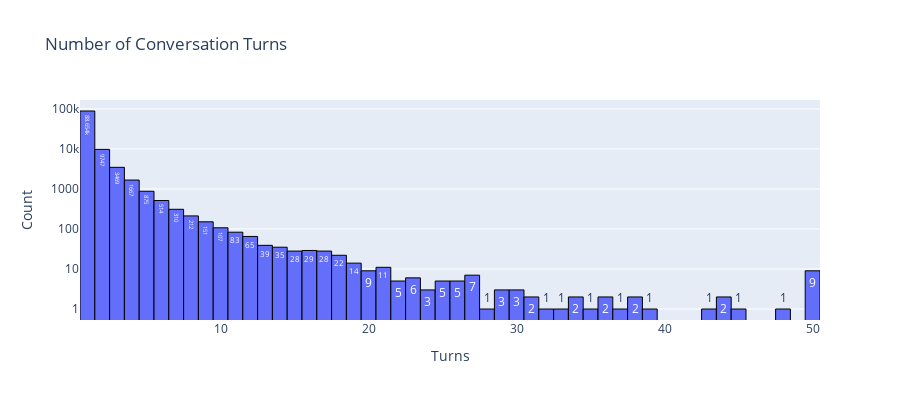

Notebook code for this chart:
### Markdown cell above
## Number of Conversation Turns

Now let's also try to explore conversation turns.

### Code cell
fig = px.histogram(battles["turn"],
             title=f"Number of Conversation Turns",
             text_auto=True, height=400, log_y = True)
fig.update_layout(xaxis_title="Turns", yaxis_title="Count", showlegend=False)
fig.update_traces(marker_line_color='black', marker_line_width=1)
fig

### Figure 1 — Plotly figure (JSON) as saved in the notebook; plotly's stock layout.template omitted (floating-point values rounded to 4 significant figures; data arrays with more than 128 entries replaced by an {"elided": "..."} marker saying what was removed)
{"data": [{"bingroup": "x", "hovertemplate": "variable=turn<br>value=%{x}<br>count=%{y}<extra></extra>", "legendgroup": "turn", "marker": {"color": "#636efa", "line": {"color": "black", "width": 1}, "pattern": {"shape": ""}}, "name": "turn", "orientation": "v", "showlegend": true, "texttemplate": "%{value}", "type": "histogram", "x": {"elided": "106134 int values"}, "xaxis": "x", "yaxis": "y"}], "layout": {"barmode": "relative", "height": 400, "legend": {"title": {"text": "variable"}, "tracegroupgap": 0}, "showlegend": false, "title": {"text": "Number of Conversation Turns"}, "xaxis": {"anchor": "y", "domain": [0, 1], "title": {"text": "Turns"}}, "yaxis": {"anchor": "x", "domain": [0, 1], "title": {"text": "Count"}, "type": "log"}}}
